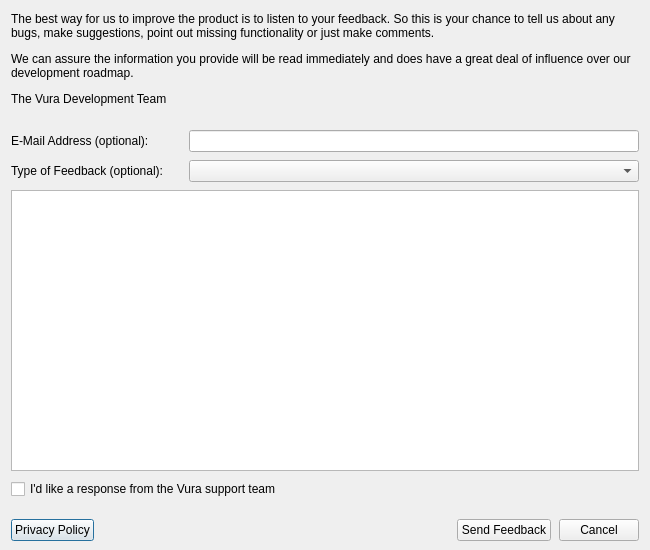
<?xml version="1.0" encoding="UTF-8"?>
<!--
  -     Copyright (c) 2026 by Andrew Hale <halea2196@gmail.com>
  -
  -     This program is free software: you can redistribute it and/or modify
  -     it under the terms of the GNU General Public License as published by
  -     the Free Software Foundation, either version 3 of the License, or
  -     (at your option) any later version.
  -
  -     This program is distributed in the hope that it will be useful,
  -     but WITHOUT ANY WARRANTY; without even the implied warranty of
  -     MERCHANTABILITY or FITNESS FOR A PARTICULAR PURPOSE.  See the
  -     GNU General Public License for more details.
  -
  -     You should have received a copy of the GNU General Public License
  -     along with this program.  If not, see <http://www.gnu.org/licenses/>.
  -
  -->

<ui version="4.0">
 <class>FeedbackDialog</class>
 <widget class="QDialog" name="FeedbackDialog">
  <property name="windowModality">
   <enum>Qt::WindowModality::WindowModal</enum>
  </property>
  <property name="geometry">
   <rect>
    <x>0</x>
    <y>0</y>
    <width>650</width>
    <height>550</height>
   </rect>
  </property>
  <property name="windowTitle">
   <string>Feedback</string>
  </property>
  <layout class="QVBoxLayout" name="verticalLayout">
   <property name="spacing">
    <number>8</number>
   </property>
   <property name="topMargin">
    <number>12</number>
   </property>
   <property name="bottomMargin">
    <number>9</number>
   </property>
   <item>
    <widget class="QLabel" name="label">
     <property name="lineWidth">
      <number>1</number>
     </property>
     <property name="text">
      <string>&lt;html&gt;&lt;head/&gt;
&lt;body&gt;
&lt;p&gt;The best way for us to improve the product is to listen to your feedback. So this is your chance to tell us about any bugs, make suggestions, point out missing functionality or just make comments.&lt;/p&gt;
&lt;p&gt;We can assure the information you provide will be read immediately and does have a great deal of influence over our development roadmap.&lt;/p&gt;
&lt;p&gt;The Vura Development Team&lt;/p&gt;
&lt;/body&gt;
&lt;/html&gt;</string>
     </property>
     <property name="scaledContents">
      <bool>false</bool>
     </property>
     <property name="alignment">
      <set>Qt::AlignmentFlag::AlignLeading|Qt::AlignmentFlag::AlignLeft|Qt::AlignmentFlag::AlignTop</set>
     </property>
     <property name="wordWrap">
      <bool>true</bool>
     </property>
    </widget>
   </item>
   <item>
    <spacer name="verticalSpacer">
     <property name="orientation">
      <enum>Qt::Orientation::Vertical</enum>
     </property>
     <property name="sizeType">
      <enum>QSizePolicy::Policy::Fixed</enum>
     </property>
     <property name="sizeHint" stdset="0">
      <size>
       <width>20</width>
       <height>16</height>
      </size>
     </property>
    </spacer>
   </item>
   <item>
    <layout class="QHBoxLayout" name="horizontalLayout_2">
     <property name="spacing">
      <number>24</number>
     </property>
     <property name="topMargin">
      <number>0</number>
     </property>
     <item>
      <widget class="QLabel" name="label_2">
       <property name="text">
        <string>E-Mail Address (optional):</string>
       </property>
       <property name="alignment">
        <set>Qt::AlignmentFlag::AlignLeading|Qt::AlignmentFlag::AlignLeft|Qt::AlignmentFlag::AlignVCenter</set>
       </property>
      </widget>
     </item>
     <item>
      <widget class="QLineEdit" name="emailAddress">
       <property name="sizePolicy">
        <sizepolicy hsizetype="Expanding" vsizetype="Fixed">
         <horstretch>0</horstretch>
         <verstretch>0</verstretch>
        </sizepolicy>
       </property>
       <property name="minimumSize">
        <size>
         <width>0</width>
         <height>0</height>
        </size>
       </property>
       <property name="maximumSize">
        <size>
         <width>450</width>
         <height>16777215</height>
        </size>
       </property>
      </widget>
     </item>
    </layout>
   </item>
   <item>
    <layout class="QHBoxLayout" name="horizontalLayout_3">
     <property name="spacing">
      <number>24</number>
     </property>
     <property name="bottomMargin">
      <number>0</number>
     </property>
     <item>
      <widget class="QLabel" name="label_3">
       <property name="text">
        <string>Type of Feedback (optional):</string>
       </property>
      </widget>
     </item>
     <item>
      <widget class="QComboBox" name="feedbackType">
       <property name="sizePolicy">
        <sizepolicy hsizetype="Expanding" vsizetype="Fixed">
         <horstretch>0</horstretch>
         <verstretch>0</verstretch>
        </sizepolicy>
       </property>
       <property name="minimumSize">
        <size>
         <width>0</width>
         <height>0</height>
        </size>
       </property>
       <property name="maximumSize">
        <size>
         <width>450</width>
         <height>1000</height>
        </size>
       </property>
       <property name="currentIndex">
        <number>0</number>
       </property>
       <property name="placeholderText">
        <string extracomment="Optional"/>
       </property>
       <item>
        <property name="text">
         <string/>
        </property>
       </item>
       <item>
        <property name="text">
         <string>I love it!</string>
        </property>
       </item>
       <item>
        <property name="text">
         <string>It's harder to use Vura now</string>
        </property>
       </item>
       <item>
        <property name="text">
         <string>I have a feature request</string>
        </property>
       </item>
       <item>
        <property name="text">
         <string>Other</string>
        </property>
       </item>
      </widget>
     </item>
    </layout>
   </item>
   <item>
    <widget class="MonitoredTextEdit" name="feedbackMessage"/>
   </item>
   <item>
    <widget class="QCheckBox" name="responseWanted">
     <property name="text">
      <string>I'd like a response from the Vura support team</string>
     </property>
    </widget>
   </item>
   <item>
    <layout class="QHBoxLayout" name="horizontalLayout">
     <property name="topMargin">
      <number>12</number>
     </property>
     <property name="bottomMargin">
      <number>0</number>
     </property>
     <item>
      <widget class="QPushButton" name="privacyPolicy">
       <property name="text">
        <string>Privacy Policy</string>
       </property>
      </widget>
     </item>
     <item>
      <spacer name="horizontalSpacer">
       <property name="orientation">
        <enum>Qt::Orientation::Horizontal</enum>
       </property>
       <property name="sizeHint" stdset="0">
        <size>
         <width>40</width>
         <height>20</height>
        </size>
       </property>
      </spacer>
     </item>
     <item>
      <widget class="QPushButton" name="sendFeedback">
       <property name="text">
        <string>Send Feedback</string>
       </property>
      </widget>
     </item>
     <item>
      <widget class="QPushButton" name="cancelButton">
       <property name="text">
        <string>Cancel</string>
       </property>
      </widget>
     </item>
    </layout>
   </item>
  </layout>
 </widget>
 <customwidgets>
  <customwidget>
   <class>MonitoredTextEdit</class>
   <extends>QTextEdit</extends>
   <header>components/MonitoredTextEdit.h</header>
  </customwidget>
 </customwidgets>
 <tabstops>
  <tabstop>feedbackMessage</tabstop>
  <tabstop>responseWanted</tabstop>
  <tabstop>sendFeedback</tabstop>
  <tabstop>emailAddress</tabstop>
  <tabstop>feedbackType</tabstop>
  <tabstop>privacyPolicy</tabstop>
  <tabstop>cancelButton</tabstop>
 </tabstops>
 <resources/>
 <connections/>
</ui>
